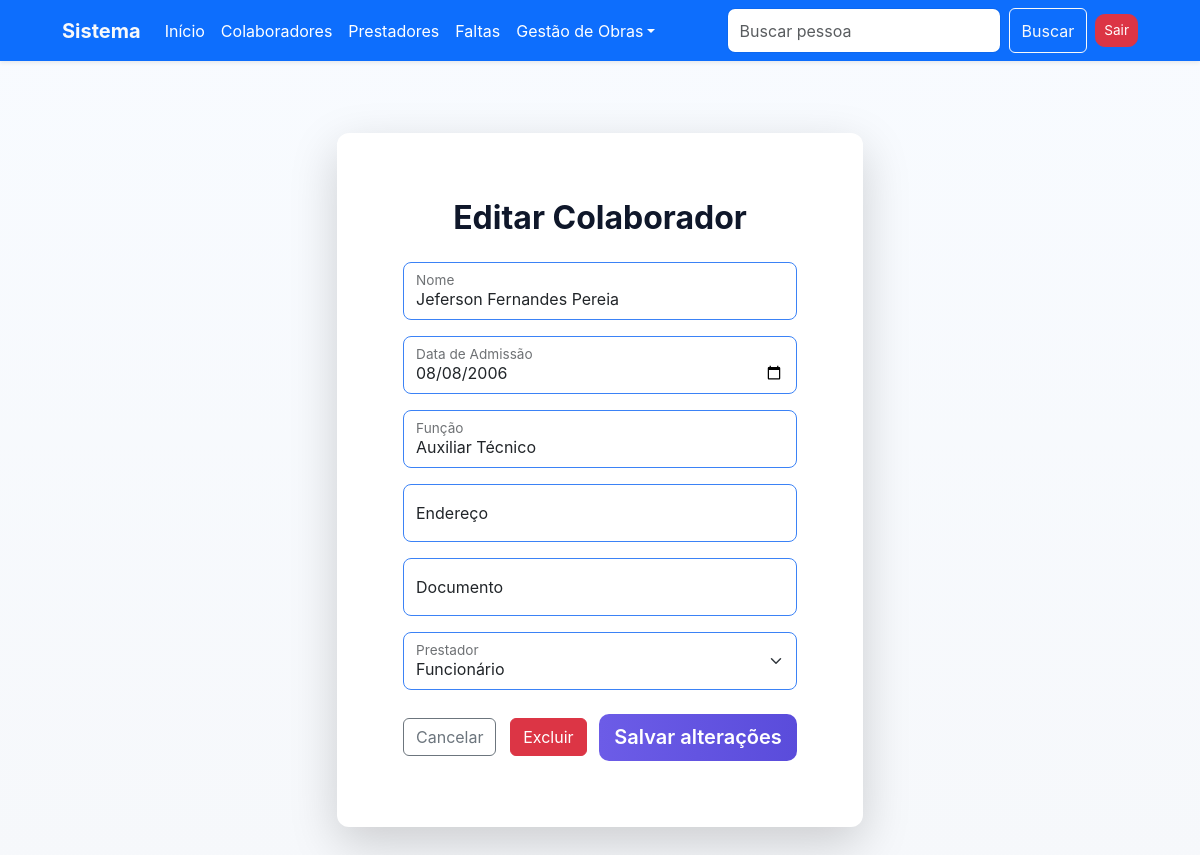
Before: /atualiza_pessoas/20/edit/ (signed in) with the older database file.
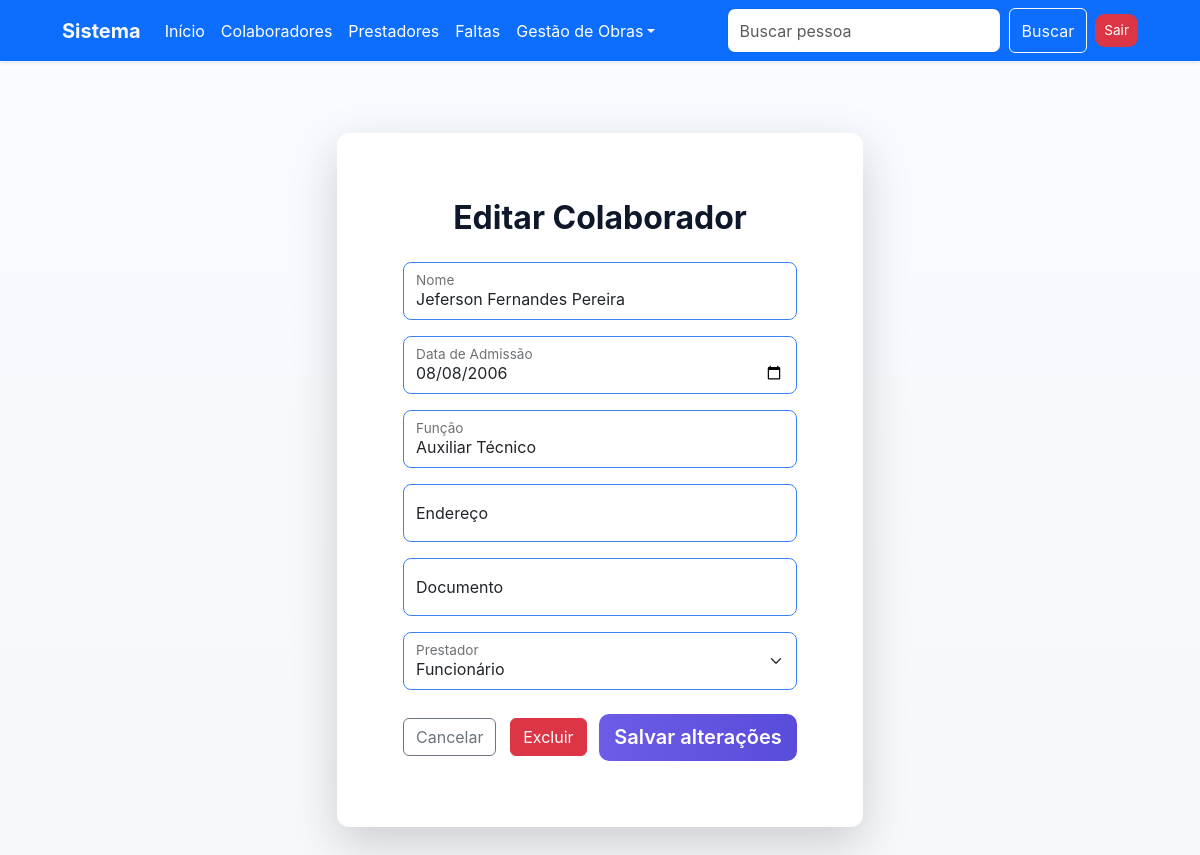
After: the same page with the newer database file.
### cadastro/models.py (models this page shows, shortened)
class Pessoa(models.Model):
    nome = models.CharField('Nome', max_length=100)
    data_admissao = models.DateField(
        'Data de Admissão', null=True, blank=True)
    funcao = models.CharField('Função', max_length=100, null=True, blank=True)
    endereco = models.CharField(
        'Endereço', max_length=255, null=True, blank=True)
    documento = models.CharField(
        'Documento', max_length=50, null=True, blank=True)
    prestador = models.ForeignKey(
        'Prestador', on_delete=models.CASCADE, null=True, blank=True)

### cadastro/views.py (the view, shortened to what this page needs)
class PessoaUpdateView(LoginRequiredMixin, UpdateView):
    model = Pessoa
    template_name = 'pessoa_update.html'
    form_class = PessoaForm
    success_url = reverse_lazy('pessoas_list')

### cadastro/forms.py
class PessoaForm(forms.ModelForm):
    class Meta:
        model = Pessoa
        fields = ['nome', 'data_admissao', 'funcao',
                  'endereco', 'documento', 'prestador']
        widgets = {
            'nome': forms.TextInput(attrs={'class': 'form-control', 'placeholder': ' '}),
            'data_admissao': forms.DateInput(
                format='%Y-%m-%d',
                attrs={'class': 'form-control',
                       'type': 'date', 'placeholder': ' '}
            ),
            'funcao': forms.TextInput(attrs={'class': 'form-control', 'placeholder': ' '}),
            'endereco': forms.TextInput(attrs={'class': 'form-control', 'placeholder': ' '}),
            'documento': forms.TextInput(attrs={'class': 'form-control', 'placeholder': ' '}),
            'prestador': forms.Select(attrs={'class': 'form-select'}),
        }

### cadastro/models.py (called while the page is built)
    def __str__(self):
        return self.nome

### cadastro/templates/pessoa_update.html (shortened to what this page needs)
{% extends 'base.html' %}
{% block content %}
<div class="row justify-content-center py-5">
    <div class="col-md-8 col-lg-6">
        <div class="card shadow-lg border-0 rounded-lg">
            <div class="card-body p-lg-5">
                <h2 class="card-title text-center fw-bold mb-4">Editar Colaborador</h2>
                <form method="post" novalidate class="highlight-blue">
                    {% for field in form %}
                    <div class="form-floating mb-3">
                        {{ field }}
                        <label for="{{ field.id_for_label }}">{{ field.label }}</label>
                    </div>
                    {% endfor %}
                    <div class="d-flex justify-content-between align-items-center mt-4">
                        <a href="{% url 'pessoas_list' %}" class="btn btn-outline-secondary">Cancelar</a>
                        <div>
                            <a href="{% url 'pessoa_delete' pk=form.instance.id %}" class="btn btn-danger me-2">Excluir</a>
                            <button type="submit" class="btn btn-primary btn-lg">Salvar alterações</button>
                        </div>
                    </div>
                </form>
            </div>
        </div>
    </div>
</div>
{% endblock %}

Changed rows visible on the page:
changed Pessoa "Auxiliar Técnico": nome "Jeferson Fernandes Pereia" → "Jeferson Fernandes Pereira"
